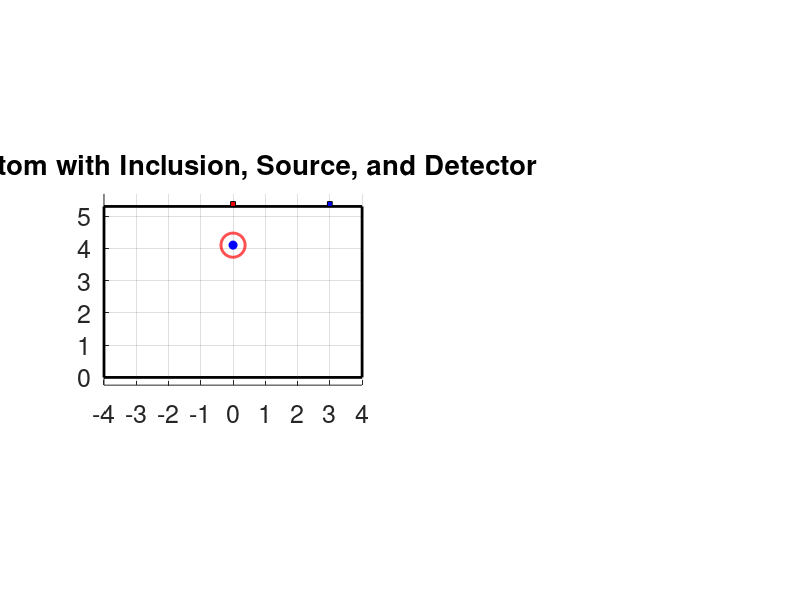

Here is the MATLAB script that generated this plot: (Note: this script raises an error after producing the figure.)
function [] = Photon_75_1 ()
% Repository group: 09_concentration_recovery
% Version role: analysis or follow-up variant
%
% Research note: This file is retained as a documented historical version.
% Review configuration, external data dependencies, and output paths before use.
% Impact of Tumor/Signal on DPF/PPF Series Simulations
% This Version: TiO2 experimental phantom (India ink tumor inclusion in gelatin)
% Configuration:
%   Background: SAP hydrogel + TiO2 scattering matrix
%   Inclusion: Localized absorbing tumor (India ink embedded in gelatin)
% Purpose:
%   Validation of DPF-based absorption estimation under experimentally realistic conditions.
%
% Based on Version 74, better restricted absorption coefficient (mu_a)


SDS = 3; depth = 1.2;     % depth from top surface to circle center
% ================= Plot =================
clc
close all
set(0,'DefaultFigureWindowStyle','docked')

W = 8;           % rectangle width
H = 5.3;         % rectangle height
d_circle = 0.75; % circle diameter
r_circle = d_circle / 2;
x_rect = 0;
y_rect = 0;
xc = W/2;               % centered horizontally
yc = H - depth;         % circle center

figure(1), subplot(1,2,1)
hold on;
% Rectangle (phantom)
rectangle('Position', [x_rect, y_rect, W, H], ...
          'EdgeColor', 'k', 'LineWidth', 2);
% Circle (inclusion)
theta = linspace(0, 2*pi, 300);
x_circle = xc + r_circle*cos(theta);
y_circle = yc + r_circle*sin(theta);
plot(x_circle, y_circle, 'r', 'LineWidth', 2);
% Center point
plot(xc, yc, 'bo', 'MarkerFaceColor', 'b');
% ================= Source =================
xs = xc;     % directly above inclusion
ys = H;      % top surface
% draw small rectangle for source
src_size = 0.15;
rectangle('Position', [xs - src_size/2, ys, src_size, src_size], ...
          'FaceColor', 'r', 'EdgeColor', 'k');
% ================= Detector =================
xd = xs + SDS;     % to the right
yd = H;
% draw small rectangle for detector
det_size = 0.15;
rectangle('Position', [xd - det_size/2, yd, det_size, det_size], ...
          'FaceColor', 'b', 'EdgeColor', 'k');
% ================= Optional: line showing distance =================
plot([xs xd], [ys yd], '--k');
% ================= Final settings =================
title('Phantom with Inclusion, Source, and Detector');
xlim([0, max(W, xd) + 0.5]);
ylim([0, H + 1]);
axis equal tight
grid on, hold off
xlabel(''), xticks(0:10), set(gca,'xticklabel',-4:5)
ylabel(''), yticks(0:10)
set(gca,'fontsize',18)
clearvars -except SDS depth
% ============= End Plot =================

L = 100;
set_of_concentration = [nan, 0.00:0.01:0.5]; % set of concentrations
set_of_mua = nan(size(set_of_concentration)); % set of mu_a's
set_of_ODs = nan(length(set_of_concentration),L,2);
set_of_ODs_d = nan(length(set_of_concentration),L);
set_of_ODs_d_mua = nan(length(set_of_concentration),L);
clearvars L
for i_concentration = 1:length(set_of_concentration)
    the_concentration = set_of_concentration(i_concentration);
    the_color = [(i_concentration-1)./(length(set_of_concentration)-1) 0 1-(i_concentration-1)./(length(set_of_concentration)-1)];
    if isnan(the_concentration)
        set_of_mua(i_concentration) = nan;
    else
        set_of_mua(i_concentration) = max(0.0275,-0.55+67.15.*the_concentration);
    end
    the_filename = ['/home/kaiser/BackUp/Dropbox/research/2.NIRs Project/code/DB/Photon_73_concentration_',num2str(the_concentration),'.mat' ];
    [y_bind,x_bind] = get_OD (the_filename,0.17);
    G = -log(y_bind(1));
    set_of_ODs(i_concentration,1:length(x_bind),1) = x_bind;
    set_of_ODs(i_concentration,1:length(y_bind),2) = y_bind;
    set_of_ODs_d(i_concentration,1:length(y_bind)) = (-log(y_bind)-G)./x_bind;
    set_of_ODs_d_mua(i_concentration,1:length(y_bind)) = (-log(y_bind)-G)./x_bind./set_of_mua(i_concentration);

    figure(1), subplot(1,2,2), plot(x_bind,-log(y_bind),'LineStyle','-','LineWidth',2,'Color',the_color,'DisplayName',num2str(the_concentration)), hold on
    xlabel('d (cm)'), ylabel('OD (a.u.)'), set(gca,'fontsize',16)
    title('Effect of Inclusion Concentration on Optical Density'), grid off, axis tight square
    clearvars the_concentration the_color the_filename y_bind x_bind G
end
clearvars i_concentration

dims = axis;
set_of_ODs_at_SDS = nan(length(set_of_concentration),1);
for i_concentration = 1:length(set_of_concentration)
    [~,idx] = min(abs(set_of_ODs(i_concentration,:,1)-SDS));
    figure(1), subplot(1,2,2), plot([set_of_ODs(i_concentration,idx,1) set_of_ODs(i_concentration,idx,1)],[dims(3) dims(4)],'LineStyle','-.','LineWidth',2,'Color','k','HandleVisibility','off'),
    set_of_ODs_at_SDS(i_concentration) = set_of_ODs(i_concentration,idx,2);
    clearvars idx
end
figure(2), plot(set_of_concentration,-log(set_of_ODs_at_SDS),'LineStyle','-','LineWidth',2,'Color','k'),
xlabel('concentration (%v/v)'), ylabel('OD (a.u.)'), set(gca,'fontsize',16)
title(['Effect of Inclusion Concentration on Optical Density at SDS = ',num2str(SDS),' cm']), grid on
clearvars dims set_of_ODs_at_3cm i_concentration



set_of_params = nan(length(set_of_concentration),5);
for i_concentration = 2:length(set_of_concentration)
    X = squeeze(set_of_ODs(i_concentration,:,1)).';
    Y = squeeze(set_of_ODs_d_mua(i_concentration,:)).';
    idx = ~isnan(X)&~isnan(Y); X = X(idx); Y = Y(idx); clearvars idx
    the_color = [(i_concentration-1)./(length(set_of_concentration)-1) 0 1-(i_concentration-1)./(length(set_of_concentration)-1)];
    figure(3), subplot(1,2,1), plot(X,Y,'LineStyle','-','LineWidth',2,'Color',the_color,'DisplayName',num2str(set_of_concentration(i_concentration))), hold on
    invX = 1 ./ X;                                     % predictor 1
    logX_over_X = log(X) ./ X;                         % predictor 2
    T = table(Y, invX, logX_over_X, 'VariableNames', {'Y','invX','logX_over_X'});
    mdl = fitlm(T, 'Y ~ 1 + invX + logX_over_X');      % A, B, C
    clearvars T invX logX_over_X
    set_of_params(i_concentration,1) = mdl.Coefficients.Estimate(1);
    set_of_params(i_concentration,2) = mdl.Coefficients.Estimate(2);
    set_of_params(i_concentration,3) = mdl.Coefficients.Estimate(3);
    set_of_params(i_concentration,4) = mdl.Coefficients.pValue(2);
    Yhat = set_of_params(i_concentration,1) + set_of_params(i_concentration,2)./X + set_of_params(i_concentration,3).*log(X)./X;
    figure(3), subplot(1,2,1), plot(X,Yhat,'LineStyle','-.','LineWidth',2,'Color',the_color,'HandleVisibility','off'), hold on
    set_of_params(i_concentration,5) = rsquared(Yhat,Y);
    clearvars Yhat Y X mdl the_color
end
xlabel('d (cm)'), ylabel('DPF (a.u.)'), set(gca,'fontsize',16)
title('Effect of Inclusion Concentration on DPF'), grid off, axis tight square
figure(3), subplot(2,2,2)
plot(set_of_concentration,set_of_params(:,4),'LineStyle','-','LineWidth',2,'Color','k','DisplayName','')
xlabel('d (cm)'), ylabel('p-value (a.u)'), set(gca,'fontsize',16)
title({'P-value of Inverse Distance Model'},{' '}), grid on, axis tight square
figure(3), subplot(2,2,4)
plot(set_of_concentration,set_of_params(:,5),'LineStyle','-','LineWidth',2,'Color','k','DisplayName','')
xlabel('d (cm)'), ylabel('r-squared (a.u)'), set(gca,'fontsize',16)
title('R-squared of Inverse Distance Model'), grid on, axis tight square
clearvars i_concentration

[params_A,err_A] = fitPlaneModel(log(set_of_mua(2:end)), log(set_of_params(2:end,1)));
A_est = exp(params_A(1)).*((set_of_mua).^params_A(2));
[params_B,err_B] = fitPlaneModel(log(set_of_mua(2:end)), log(set_of_params(2:end,2)));
B_est = exp(params_B(1)).*((set_of_mua).^params_B(2));
[params_C,err_C] = fitPlaneModel(log(set_of_mua(2:end)), log(set_of_params(2:end,3)));
C_est = exp(params_C(1)).*((set_of_mua).^params_C(2));

figure(4), subplot(1,3,1)
plot(set_of_mua,set_of_params(:,1),'b','LineWidth',2,'LineStyle','-', 'DisplayName','A'), hold on
plot(set_of_mua,A_est,             'b','LineWidth',2,'LineStyle','-.','DisplayName',['estim. A, r^2 ~ ',num2str(err_A)]), hold on
plot(set_of_mua,set_of_params(:,2),'r','LineWidth',2,'LineStyle','-', 'DisplayName','B'), hold on
plot(set_of_mua,B_est,             'r','LineWidth',2,'LineStyle','-.','DisplayName',['estim. B, r^2 ~ ',num2str(err_B)]), hold on
plot(set_of_mua,set_of_params(:,3),'g','LineWidth',2,'LineStyle','-', 'DisplayName','C'), hold on
plot(set_of_mua,C_est,             'g','LineWidth',2,'LineStyle','-.','DisplayName',['estim. C, r^2 ~ ',num2str(err_C)]), hold on
xlabel('\mu_a (cm^{-1})');
ylabel('Inverse-distance parameters'); set(gca,'YScale','log')
set(gca,'FontSize',16);
title('evolution of inv. dist. parameters');
grid on; axis square; legend('show','Location','northeast')
disp(num2str(['C_A = ',num2str(exp(params_A(1)),'%.2f'),', p_A = ',num2str(params_A(2),'%.2f'),', @ r2 =  ',num2str(err_A)])), clearvars err params
disp(num2str(['C_B = ',num2str(exp(params_B(1)),'%.2f'),', p_B = ',num2str(params_B(2),'%.2f'),', @ r2 =  ',num2str(err_B)])), clearvars err params
disp(num2str(['C_C = ',num2str(exp(params_C(1)),'%.2f'),', p_C = ',num2str(params_C(2),'%.2f'),', @ r2 =  ',num2str(err_C)])), clearvars err params
clearvars A_est B_est C_est
clearvars err_A err_B err_C

figure(4), subplot(1,3,2)
for i_concentration = 2:length(set_of_concentration)
    the_color = [(i_concentration-1)./(length(set_of_concentration)-1) 0 1-(i_concentration-1)./(length(set_of_concentration)-1)];
    d  = squeeze(set_of_ODs(i_concentration,:,1));
    OD = -log(squeeze(set_of_ODs(i_concentration,:,2)));
    G = OD(1);
    the_dpf = set_of_ODs_d_mua(i_concentration,:);
    plot(d,(OD-G)./the_dpf./d,'LineStyle','-','LineWidth',1,'Color',the_color,'DisplayName',num2str(set_of_concentration(i_concentration))), hold on
    plot(d,set_of_mua(i_concentration).*ones(size(d)),'LineStyle','-.','LineWidth',2,'Color',the_color,'HandleVisibility','off'), hold on
    xlabel('d (cm)'), ylabel('\mu_a (cm^{-1})'), set(gca,'fontsize',16)
    title('Estimation of \mu_a using true model (assisted)'), grid off, axis tight square
    clearvars the_color the_dpf d OD G
end
clearvars i_concentration

figure(4), subplot(1,3,3)
for i_concentration = 2:length(set_of_concentration)
    the_color = [(i_concentration-1)./(length(set_of_concentration)-1) 0 1-(i_concentration-1)./(length(set_of_concentration)-1)];
    d  = squeeze(set_of_ODs(i_concentration,:,1));
    OD = -log(squeeze(set_of_ODs(i_concentration,:,2)));
    G = OD(1);
    A_est = exp(params_A(1)).*(set_of_mua(i_concentration)).^params_A(2);
    B_est = exp(params_B(1)).*(set_of_mua(i_concentration)).^params_B(2);
    C_est = exp(params_C(1)).*(set_of_mua(i_concentration)).^params_C(2);
    the_dpf = A_est + B_est./d + C_est.*log(d)./d;
    plot(d,(OD-G)./the_dpf./d,'LineStyle','-','LineWidth',2,'Color',the_color,'DisplayName',num2str(set_of_concentration(i_concentration))), hold on
    plot(d,set_of_mua(i_concentration).*ones(size(d)),'LineStyle','-.','LineWidth',1,'Color',the_color,'HandleVisibility','off'), hold on
    xlabel('d (cm)'), ylabel('\mu_a (cm^{-1})'), set(gca,'fontsize',16)
    title('Estimation of \mu_a using inv. dist. (assisted)'), grid off, axis tight square
    clearvars the_color A_est B_est C_est d OD G
end
clearvars i_concentration

% Estimate mu_a when the true absorption coefficient is unknown
set_of_estimated_c_using_true_non_assisted = nan(length(set_of_concentration),1);
set_of_estimated_c_using_invd_non_assisted = nan(length(set_of_concentration),1);
set_of_estimated_mu_using_true_non_assisted = nan(length(set_of_concentration),1);
set_of_estimated_mu_using_invd_non_assisted = nan(length(set_of_concentration),1);
for i_c = 1:length(set_of_concentration)
    [~,idx_dist] = min(abs(squeeze(set_of_ODs(i_c,:,1))-SDS)); % disp(['SDS = ',num2str(SDS),' ~ ',num2str(squeeze(set_of_ODs(i_c,idx_dist,1))),' = SDS'])
    OD = -log(squeeze(set_of_ODs(:,:,2)));
    G = OD(:,1);
    OD = OD - G;
    true_mu_estim_mu = abs( (OD(i_c,idx_dist)./set_of_ODs_d_mua(:,idx_dist)./squeeze(set_of_ODs(:,idx_dist,1)))./set_of_mua.' -1 );
    % true_mu_estim_mu = abs( (OD(i_c,idx_dist)./set_of_ODs_d_mua(:,idx_dist)./squeeze(set_of_ODs(:,idx_dist,1)))./set_of_mua.' - 1 );
    [~,idx] = min(true_mu_estim_mu);
    set_of_estimated_mu_using_true_non_assisted(i_c) = set_of_mua(idx);
    set_of_estimated_c_using_true_non_assisted(i_c) = set_of_concentration(idx);
    clearvars true_mu_estim_mu idx
    A_est = exp(params_A(1)).*(set_of_mua.').^params_A(2);
    B_est = exp(params_B(1)).*(set_of_mua.').^params_B(2);
    C_est = exp(params_C(1)).*(set_of_mua.').^params_C(2);
    the_dpf = A_est + B_est./squeeze(set_of_ODs(:,idx_dist,1)) + C_est.*log(squeeze(set_of_ODs(:,idx_dist,1)))./squeeze(set_of_ODs(:,idx_dist,1));
    true_mu_estim_mu = abs( (OD(i_c,idx_dist)./the_dpf./squeeze(set_of_ODs(:,idx_dist,1)))./set_of_mua.' -1 );
    % plot(true_mu_estim_mu), hold on
    % true_mu_estim_mu = abs( (OD(i_c,idx_dist)./the_dpf./squeeze(set_of_ODs(:,idx_dist,1)))./set_of_mua.' - 1 );
    % plot(true_mu_estim_mu), hold off
    [~,idx] = min(true_mu_estim_mu);
    set_of_estimated_mu_using_invd_non_assisted(i_c) = set_of_mua(idx);
    set_of_estimated_c_using_invd_non_assisted(i_c) = set_of_concentration(idx);
    clearvars true_mu_estim_mu idx
    clearvars idx_dist OD G the_dpf A_est B_est C_est
end
clearvars i_c

figure(5), subplot(1, 2, 1)
plot(set_of_mua,set_of_estimated_mu_using_true_non_assisted,'LineStyle','none','Marker','o','MarkerEdgeColor','k','MarkerFaceColor','r','MarkerSize',16,'DisplayName','data','Color','r'), hold on
plot([0 34],[0 34],'k--','DisplayName','1-to-1'), hold off
xlabel('true \mu_a (cm^{-1})'), ylabel('estimated \mu_a (cm^{-1})'), set(gca,'fontsize',16), hold off
title('true vs. estimated \mu_a non-assist. true DPF'), grid on, axis square
axis([0 34 0 34])
legend('show','Location','best')
figure(5), subplot(1, 2, 2)
plot(set_of_mua,set_of_estimated_mu_using_invd_non_assisted,'LineStyle','none','Marker','o','MarkerEdgeColor','k','MarkerFaceColor','r','MarkerSize',16,'DisplayName','data','Color','r'), hold on
plot([0 34],[0 34],'k--','DisplayName','1-to-1'), hold off
xlabel('true \mu_a (cm^{-1})'), ylabel('estimated \mu_a (cm^{-1})'), set(gca,'fontsize',16), hold off
title('true vs. estimated \mu_a non-assist. inv. dist. DPF'), grid on, axis square
axis([0 34 0 34])
legend('show','Location','best')

figure(6), subplot(1, 2, 1)
plot(set_of_concentration,set_of_estimated_c_using_true_non_assisted,'LineStyle','none','Marker','o','MarkerEdgeColor','k','MarkerFaceColor','r','MarkerSize',16,'DisplayName','data','Color','r'), hold on
plot([0 0.5],[0 0.5],'k--','DisplayName','1-to-1'), hold off
xlabel('true concentration (% v/v)'), ylabel('estimated concentration (% v/v)'), set(gca,'fontsize',16), hold off
title('true vs. estimated concentration non-assist. true DPF'), grid on, axis square
axis([0 0.5 0 0.5])
legend('show','Location','best')
figure(6), subplot(1, 2, 2)
plot(set_of_concentration,set_of_estimated_c_using_invd_non_assisted,'LineStyle','none','Marker','o','MarkerEdgeColor','k','MarkerFaceColor','r','MarkerSize',16,'DisplayName','data','Color','r'), hold on
plot([0 0.5],[0 0.5],'k--','DisplayName','1-to-1'), hold off
xlabel('true concentration (% v/v)'), ylabel('estimated concentration (% v/v)'), set(gca,'fontsize',16), hold off
title('true vs. estimated concentration non-assist. inv. dist. DPF'), grid on, axis square
axis([0 0.5 0 0.5])
legend('show','Location','best')
end

function [y_bind,x_bind] = get_OD (the_filename,dlta_d)
Lx = 19.1; Ly = 19.1; Lz = 6.0;  % The size of the computational domain (in cm) to prevent reflections from the boundaries.
t_db = load(the_filename); clearvars the_filename

% % removing noisy points
% u = round(-log(t_db.w)./t_db.s,4); u_unique = unique(u); freq = nan(size(u_unique));
% for i_f = 1:length(u_unique), freq(i_f) = sum(u==u_unique(i_f)); end
% [~,i_fx] = max(freq);
% t_db.x_in = t_db.x_in(u==u_unique(i_fx));
% t_db.y_in = t_db.y_in(u==u_unique(i_fx));
% t_db.z_in = t_db.z_in(u==u_unique(i_fx));
% t_db.x_ot = t_db.x_ot(u==u_unique(i_fx));
% t_db.y_ot = t_db.y_ot(u==u_unique(i_fx));
% t_db.z_ot = t_db.z_ot(u==u_unique(i_fx));
% t_db.s = t_db.s(u==u_unique(i_fx));
% t_db.w = t_db.w(u==u_unique(i_fx));
% disp(num2str([length(u) sum(u==u_unique(i_fx)) sum(u==u_unique(i_fx))/length(u)*100]))
% t_db.no_of_photons = t_db.no_of_photons-sum(u~=u_unique(i_fx));
% clearvars u u_unique freq i_f i_fx

% 1-D sorting
d_diff_edges = 0:dlta_d:sqrt((Lx/2).^2+(Ly/2).^2);
idx = t_db.z_ot<=0;
[~,~,index_in] = histcounts(sqrt( ...
    (t_db.x_in(idx)-t_db.x_ot(idx)).^2 + ...
    (t_db.y_in(idx)-t_db.y_ot(idx)).^2 + ...
    (t_db.z_in(idx)-t_db.z_ot(idx)).^2),d_diff_edges); % d_diffuse bins
clearvars d_diff_edges Lx Ly Lz

% I vs. d
fun_x = @mean; fun_y = @sum;
x_temp = sqrt( ...
    (t_db.x_in(idx)-t_db.x_ot(idx)).^2 + ...
    (t_db.y_in(idx)-t_db.y_ot(idx)).^2 + ...
    (t_db.z_in(idx)-t_db.z_ot(idx)).^2);
y_temp = t_db.w(idx);
x_bind = accumarray(index_in,x_temp,[],fun_x,nan);
y_bind = accumarray(index_in,y_temp,[],fun_y,nan);
y_bind = ...
    (            y_bind./(2.*pi.*dlta_d.*x_bind)) ./ ...
    (t_db.no_of_photons./(   pi.*dlta_d.*dlta_d));
end
function [params,err] = fitPlaneModel(X, Z)
% Fits Z = C + a*X to gridded data
A = [ones(numel(X), 1), X(:)];  % Design matrix: [1 X]
b = Z(:);                         % Observed values
% Solve for [C; a; b]
params = A \ b;
err = rsquared(b,A*params);
end
function [r2] = rsquared(y,yhat)
y    = y(:);
yhat = yhat(:);
idx = ~isnan(y)&~isnan(yhat)&~isinf(y)&~isinf(yhat);
y    = y(idx);
yhat = yhat(idx);
SS_res = sum((y - yhat).^2);    % Residual sum of squares
SS_tot = sum((y - mean(y)).^2); % Total sum of squares
r2 = 1 - (SS_res/SS_tot);
end
